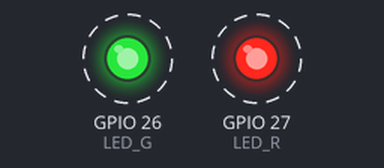
This sketch was run on a simulated ESP32. Parts: output pins drawn as LEDs (lit = HIGH). Dashed ring = blinking. What the sketch prints to the serial monitor is not drawn.

Above: at 0.15 s.
Timing chart, 0 to 4.6 s (numbered marks = the images above):
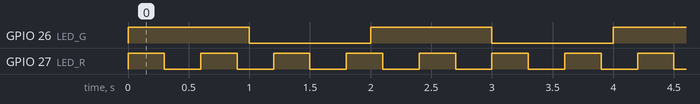

Measured:
- by itself, GPIO 26 (LED_G): alternates HIGH for 1.0 s and LOW for 1.0 s
- by itself, GPIO 27 (LED_R): alternates HIGH for 0.30 s and LOW for 0.30 s
- by itself, everything shown: repeats every 6.0 s, in 24 steps

The sketch:

two_tasks.ino
```cpp
const int LED_R = 27, LED_G = 26;

void taskRed(void *param) {
    for (;;) {                                    // 태스크는 끝나지 않는다
        digitalWrite(LED_R, !digitalRead(LED_R));
        vTaskDelay(pdMS_TO_TICKS(300));           // 300ms 쉬는 동안 다른 태스크가 돈다
    }
}

void taskGreen(void *param) {
    for (;;) {
        digitalWrite(LED_G, !digitalRead(LED_G));
        vTaskDelay(pdMS_TO_TICKS(1000));
    }
}

void setup() {
    Serial.begin(115200);
    pinMode(LED_R, OUTPUT);
    pinMode(LED_G, OUTPUT);
    //                      함수      이름     스택   매개변수 우선순위 핸들  코어
    xTaskCreatePinnedToCore(taskRed,   "red",   2048, NULL,   1,      NULL, 1);
    xTaskCreatePinnedToCore(taskGreen, "green", 2048, NULL,   1,      NULL, 1);
}

void loop() {
    Serial.printf("loop 도 돈다 %lu\n", millis() / 1000);
    vTaskDelay(pdMS_TO_TICKS(2000));
}
// → 빨강 0.3초, 초록 1초 주기로 따로 깜빡이고, 시리얼에는 2초마다 한 줄
```
